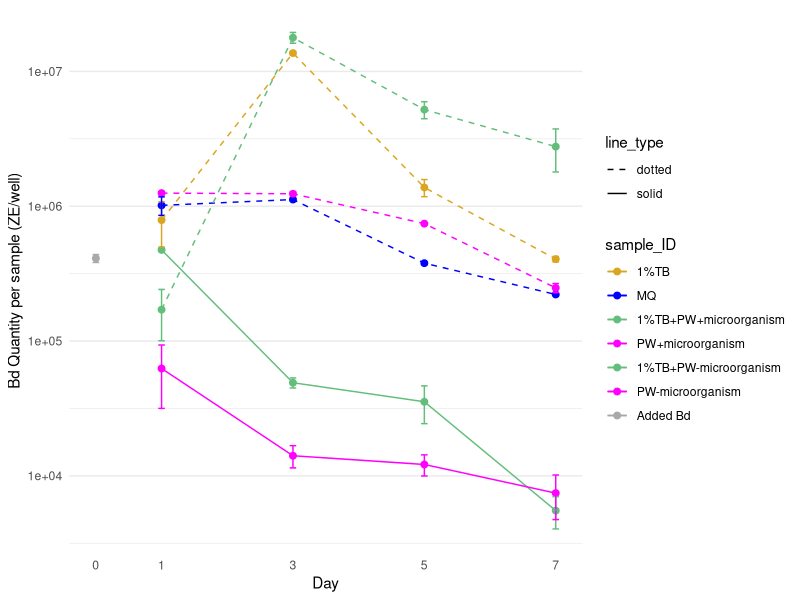

This figure's R source:
## ---- chunk 1
#| warning: false

## read in and clean data
library(tidyverse) # for cleaning and viewing data
library(here) # for importing data
library(ggpubr)
library(rstatix)
library(ggplot2)
library(car)
library(multcomp)
library(nlme)

fig_2b <- read.csv(here("data", "final_NCOS_2024_reformatted_for_R.xlsx - Fig2B.csv"))
fig_3b <- read.csv(here("data", "final_NCOS_2024_reformatted_for_R.xlsx - Fig3B.csv"))
fig_4b <- read.csv(here("data", "final_NCOS_2024_reformatted_for_R.xlsx - Fig4B.csv"))
## ---- chunk 2
fig2b_summary <- fig_2b %>% 
  group_by(day, sample_ID) %>% 
  reframe(mean = mean(adh_plus_sup), # calculate the mean
            n = length(adh_plus_sup), # count the number of observations
            df = n - 1, # calculate the degrees of freedom
            sd = sd(adh_plus_sup), # calculate the standard deviation
            se = sd/sqrt(n), # calculate the standard error
          )
## ---- chunk 3
fig2b_summary %>% 
  # reorder to match Renwei's plot
  mutate(sample_ID = factor(sample_ID, 
                            levels = c("1%TB", "MQ", "1%TB+PW+microorganism", "PW+microorganism", "1%TB+PW-microorganism", "PW-microorganism", "Added Bd"))) %>% 
    mutate(line_type = case_when(
    sample_ID == "1%TB" ~ "dotted",
    sample_ID == "MQ" ~ "dotted",
    sample_ID == "1%TB+PW+microorganism" ~ "solid",
    sample_ID == "PW+microorganism" ~ "solid",
    sample_ID == "1%TB+PW-microorganism" ~ "dotted",
    sample_ID == "PW-microorganism" ~ "dotted",
    sample_ID == "Added Bd" ~ "solid",
    TRUE ~ "solid"  # Default case, if any
  )) %>% 

  ggplot(aes(x = day, 
           y = mean, 
           color = sample_ID)) +
  geom_point(size = 2) +
  geom_errorbar(aes(ymin = mean - se, # plot the standard error
                    ymax = mean + se),
                width = 0.1) +
    geom_line(aes(linetype = line_type)) + 
  scale_y_log10() +
  # vibes
  labs(x = "Day",
       y = "Bd Quantity per sample (ZE/well)") +
  scale_color_manual(values = c("1%TB" = "goldenrod", 
                                "MQ" = "blue", 
                                "1%TB+PW+microorganism" = "#63BE7B", 
                                "PW+microorganism" = "magenta", 
                                "1%TB+PW-microorganism" = "#63BE7B", 
                                "PW-microorganism" = "magenta",
                                "Added Bd" = "darkgrey")) + # Assign specific colors to match RC's plot
  scale_linetype_manual(values = c("dotted" = "dashed", 
                                   "solid" = "solid")) +
  theme_minimal() +
  theme(
    panel.grid.major.x = element_blank(), # Remove major vertical grid lines
    panel.grid.minor.x = element_blank()) + # Remove minor vertical grid lines
  scale_x_continuous(breaks = c(0, 1, 3, 5, 7))
